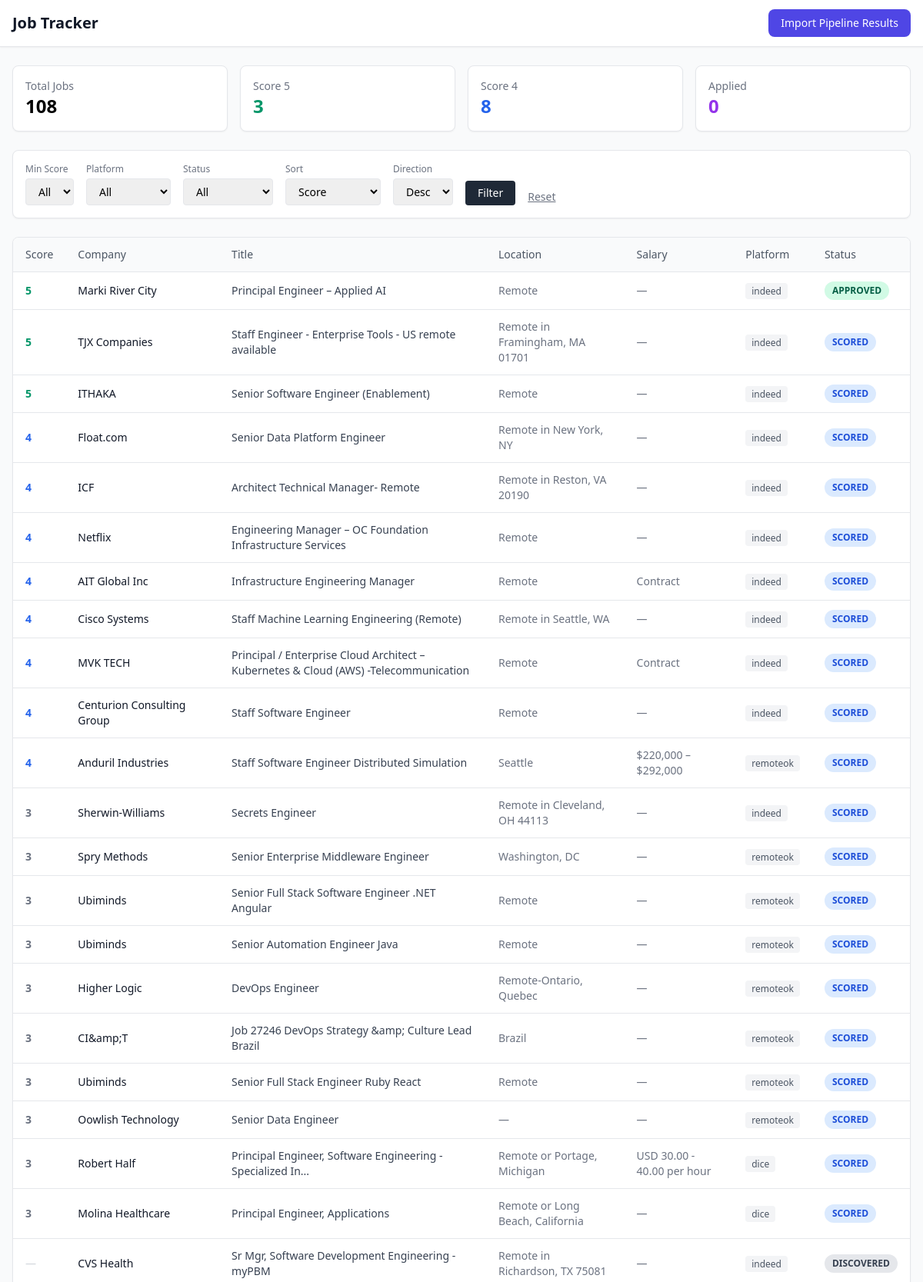
The page / (upper part) on the database its author committed.
### tables this page shows
CREATE TABLE jobs (
    id TEXT NOT NULL,
    platform TEXT NOT NULL,
    title TEXT NOT NULL,
    company TEXT NOT NULL,
    location TEXT DEFAULT '',
    url TEXT NOT NULL,
    salary TEXT,
    salary_min INTEGER,
    salary_max INTEGER,
    apply_url TEXT,
    description TEXT DEFAULT '',
    posted_date TEXT,
    tags TEXT DEFAULT '[]',
    easy_apply BOOLEAN DEFAULT 0,
    score INTEGER,
    status TEXT DEFAULT 'discovered',
    applied_date TEXT,
    notes TEXT,
    created_at TEXT DEFAULT CURRENT_TIMESTAMP,
    updated_at TEXT DEFAULT CURRENT_TIMESTAMP,
    dedup_key TEXT UNIQUE,
    PRIMARY KEY (dedup_key)
);

### webapp/app.py (the view)
@app.get("/", response_class=HTMLResponse)
async def dashboard(
    request: Request,
    score: int | None = Query(None),
    platform: str | None = Query(None),
    status: str | None = Query(None),
    sort: str = Query("score"),
    dir: str = Query("desc"),
):
    jobs = db.get_jobs(
        score_min=score,
        platform=platform,
        status=status,
        sort_by=sort,
        sort_dir=dir,
    )
    stats = db.get_stats()
    return templates.TemplateResponse(
        "dashboard.html",
        {
            "request": request,
            "jobs": jobs,
            "stats": stats,
            "statuses": STATUSES,
            "filters": {
                "score": score,
                "platform": platform,
                "status": status,
                "sort": sort,
                "dir": dir,
            },
        },
    )

### webapp/templates/dashboard.html (shortened to what this page needs)
{% extends "base.html" %}
{% block content %}
<div class="grid grid-cols-2 md:grid-cols-4 gap-4 mb-6">
    <div class="bg-white rounded-lg shadow-sm p-4 border">
        <div class="text-sm text-gray-500">Total Jobs</div>
        <div class="text-2xl font-bold">{{ stats.total }}</div>
    </div>
    <div class="bg-white rounded-lg shadow-sm p-4 border">
        <div class="text-sm text-gray-500">Score 5</div>
        <div class="text-2xl font-bold score-5">{{ stats.by_score.get(5, 0) }}</div>
    </div>
    <div class="bg-white rounded-lg shadow-sm p-4 border">
        <div class="text-sm text-gray-500">Score 4</div>
        <div class="text-2xl font-bold score-4">{{ stats.by_score.get(4, 0) }}</div>
    </div>
    <div class="bg-white rounded-lg shadow-sm p-4 border">
        <div class="text-sm text-gray-500">Applied</div>
        <div class="text-2xl font-bold text-purple-600">{{ stats.by_status.get('applied', 0) }}</div>
    </div>
</div>
<div class="bg-white rounded-lg shadow-sm border p-4 mb-6">
    <form method="get" action="/" class="flex flex-wrap items-center gap-4">
        <div>
            <label class="text-xs text-gray-500 block mb-1">Min Score</label>
            <select name="score" class="border rounded px-3 py-1.5 text-sm">
                <option value="">All</option>
            </select>
        </div>
        <div>
            <label class="text-xs text-gray-500 block mb-1">Platform</label>
            <select name="platform" class="border rounded px-3 py-1.5 text-sm">
                <option value="">All</option>
            </select>
        </div>
        <div>
            <label class="text-xs text-gray-500 block mb-1">Status</label>
            <select name="status" class="border rounded px-3 py-1.5 text-sm">
                <option value="">All</option>
            </select>
        </div>
        <div>
            <label class="text-xs text-gray-500 block mb-1">Sort</label>
            <select name="sort" class="border rounded px-3 py-1.5 text-sm">
                {% for opt in [("score", "Score"), ("company", "Company"), ("title", "Title"), ("created_at", "Date Added"), ("salary_min", "Salary")] %}
                <option value="{{ opt[0] }}" {% if filters.sort == opt[0] %}selected{% endif %}>{{ opt[1] }}</option>
                {% endfor %}
            </select>
        </div>
        <div>
            <label class="text-xs text-gray-500 block mb-1">Direction</label>
            <select name="dir" class="border rounded px-3 py-1.5 text-sm">
                <option value="desc" {% if filters.dir == 'desc' %}selected{% endif %}>Desc</option>
            </select>
        </div>
        <div class="self-end">
            <button type="submit" class="bg-gray-800 text-white px-4 py-1.5 rounded text-sm font-medium hover:bg-gray-900">
                Filter
            </button>
        </div>
        <div class="self-end">
            <a href="/" class="text-sm text-gray-500 hover:text-gray-700 underline">Reset</a>
        </div>
    </form>
</div>
<div class="bg-white rounded-lg shadow-sm border overflow-hidden">
    <table class="w-full text-sm">
        <thead class="bg-gray-50 border-b">
            <tr>
                <th class="px-4 py-3 text-left font-medium text-gray-600">Score</th>
                <th class="px-4 py-3 text-left font-medium text-gray-600">Company</th>
                <th class="px-4 py-3 text-left font-medium text-gray-600">Title</th>
                <th class="px-4 py-3 text-left font-medium text-gray-600 hidden md:table-cell">Location</th>
                <th class="px-4 py-3 text-left font-medium text-gray-600 hidden lg:table-cell">Salary</th>
                <th class="px-4 py-3 text-left font-medium text-gray-600">Platform</th>
                <th class="px-4 py-3 text-left font-medium text-gray-600">Status</th>
            </tr>
        </thead>
        <tbody class="divide-y">
            {% for job in jobs %}
            <tr class="job-row" onclick="window.location='/jobs/{{ job.dedup_key | urlencode }}'">
                <td class="px-4 py-3">
                    {% if job.score %}
                    <span class="score-{{ job.score }}">{{ job.score }}</span>
                    {% else %}
                    <span class="text-gray-300">—</span>
                    {% endif %}
                </td>
                <td class="px-4 py-3 font-medium text-gray-900">{{ job.company }}</td>
                <td class="px-4 py-3 text-gray-700">{{ job.title }}</td>
                <td class="px-4 py-3 text-gray-500 hidden md:table-cell">{{ job.location or '—' }}</td>
                <td class="px-4 py-3 text-gray-500 hidden lg:table-cell">
                    {% if job.salary %}
                        {{ job.salary }}
                    {% elif job.salary_min %}
                        ${{ "{:,}".format(job.salary_min) }}{% if job.salary_max %} – ${{ "{:,}".format(job.salary_max) }}{% endif %}
                    {% else %}
                        —
                    {% endif %}
                </td>
                <td class="px-4 py-3">
                    <span class="text-xs px-2 py-0.5 rounded bg-gray-100 text-gray-600">{{ job.platform }}</span>
                </td>
                <td class="px-4 py-3">
                    <span class="status-badge status-{{ job.status }}">{{ job.status }}</span>
                </td>
            </tr>
            {% endfor %}
        </tbody>
    </table>
</div>
{% endblock %}

### webapp/templates/base.html (style rules this page uses)
.status-badge { display: inline-block; padding: 2px 10px; border-radius: 9999px; font-size: 0.75rem; font-weight: 600; text-transform: uppercase; }
.status-discovered { background: #e5e7eb; color: #374151; }
.status-scored { background: #dbeafe; color: #1d4ed8; }
.status-approved { background: #d1fae5; color: #065f46; }
.score-5 { color: #059669; font-weight: 700; }
.score-4 { color: #2563eb; font-weight: 700; }
.score-3 { color: #6b7280; font-weight: 600; }

### rows shown on the page
jobs: score "5", company "Marki River City", title "Principal Engineer – Applied AI", location "Remote", platform "indeed", status "APPROVED"
jobs: score "5", company "TJX Companies", title "Staff Engineer - Enterprise Tools - US remote available", location "Remote in Framingham, MA 01701", platform "indeed", status "SCORED"
jobs: score "5", company "ITHAKA", title "Senior Software Engineer (Enablement)", location "Remote", platform "indeed", status "SCORED"
jobs: score "4", company "Float.com", title "Senior Data Platform Engineer", location "Remote in New York, NY", platform "indeed", status "SCORED"
jobs: score "4", company "ICF", title "Architect Technical Manager- Remote", location "Remote in Reston, VA 20190", platform "indeed", status "SCORED"
jobs: score "4", company "Netflix", title "Engineering Manager – OC Foundation Infrastructure Services", location "Remote", platform "indeed", status "SCORED"
jobs: score "4", company "AIT Global Inc", title "Infrastructure Engineering Manager", location "Remote", salary "Contract", platform "indeed", status "SCORED"
jobs: score "4", company "Cisco Systems", title "Staff Machine Learning Engineering (Remote)", location "Remote in Seattle, WA", platform "indeed", status "SCORED"
jobs: score "4", company "MVK TECH", title "Principal / Enterprise Cloud Architect – Kubernetes & Cloud (AWS) -Telecommunication", location "Remote", salary "Contract", platform "indeed", status "SCORED"
jobs: score "4", company "Centurion Consulting Group", title "Staff Software Engineer", location "Remote", platform "indeed", status "SCORED"
jobs: score "4", company "Anduril Industries", title "Staff Software Engineer Distributed Simulation", location "Seattle", salary_min "220,000", salary_max "292,000", platform "remoteok", status "SCORED"
jobs: score "3", company "Sherwin-Williams", title "Secrets Engineer", location "Remote in Cleveland, OH 44113", platform "indeed", status "SCORED"
jobs: score "3", company "Spry Methods", title "Senior Enterprise Middleware Engineer", location "Washington, DC", platform "remoteok", status "SCORED"
jobs: score "3", company "Ubiminds", title "Senior Full Stack Software Engineer .NET Angular", location "Remote", platform "remoteok", status "SCORED"
jobs: score "3", company "Ubiminds", title "Senior Automation Engineer Java", location "Remote", platform "remoteok", status "SCORED"
jobs: score "3", company "Higher Logic", title "DevOps Engineer", location "Remote-Ontario, Quebec", platform "remoteok", status "SCORED"
jobs: score "3", company "CI&amp;T", title "Job 27246 DevOps Strategy &amp; Culture Lead Brazil", location "Brazil", platform "remoteok", status "SCORED"
jobs: score "3", company "Ubiminds", title "Senior Full Stack Engineer Ruby React", location "Remote", platform "remoteok", status "SCORED"
jobs: score "3", company "Oowlish Technology", title "Senior Data Engineer", location "—", platform "remoteok", status "SCORED"
jobs: score "3", company "Robert Half", title "Principal Engineer, Software Engineering - Specialized In...", location "Remote or Portage, Michigan", salary "USD 30.00 - 40.00 per hour", platform "dice", status "SCORED"
jobs: score "3", company "Molina Healthcare", title "Principal Engineer, Applications", location "Remote or Long Beach, California", platform "dice", status "SCORED"
jobs: company "CVS Health", title "Sr Mgr, Software Development Engineering - myPBM", location "Remote in Richardson, TX 75081", platform "indeed", status "DISCOVERED"

### other values the page prints
{{ stats.total }} "108"
{{ stats.by_score.get(5, 0) }} "3"
{{ stats.by_score.get(4, 0) }} "8"
{{ stats.by_status.get('applied', 0) }} "0"
form field sort "Score"
